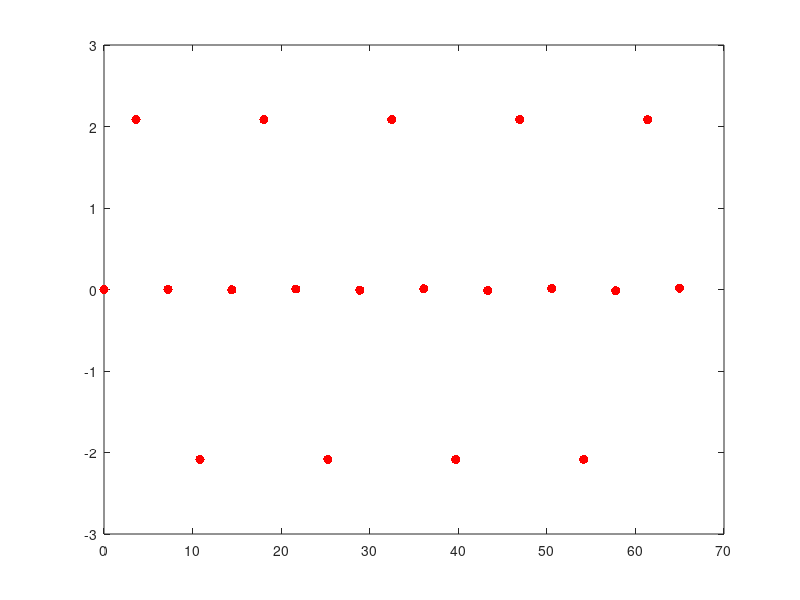

This chart was generated by the following MATLAB code: (Note: this script raises an error after producing the figure.)
%clear screen, working memory, and close all old figures
clc
clear
close all

x1=linspace(0, 65);
x2=(0:3.61:4.17*15.7)

y1=2.085*sin(0.435*x1);
y2=2.085*sin(0.435*x2);
plot(x2,y2, '.r', 'MarkerSize', 20);sssssss
hold on;
plot(x1, y1, '--k');

title('Desired Position when More Pressure on Odd Segments');
xlabel('Position (inch)');
ylabel('Segment Height(inch)');

legend('Segment Joints', 'Sinusoidal Model', 'Location', 'best');

figure(2);

y3=-2.085*sin(0.435*x1);
y4=-2.085*sin(0.435*x2);
plot(x2,y4, '.r', 'MarkerSize', 20);
hold on;
plot(x1, y3, '--k');

title('Desired Position when More Pressure on Even Segments');
xlabel('Position (inch)');
ylabel('Segment Height(inch)');

legend('Segment Joints', 'Sinusoidal Model', 'Location', 'best');


